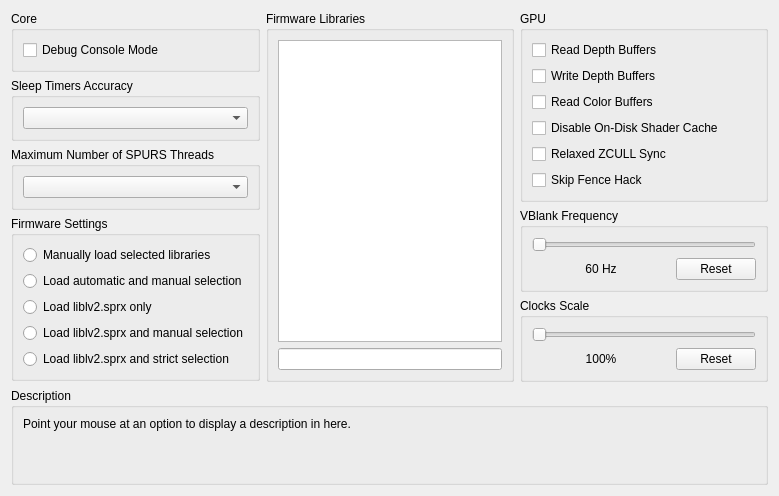
     <widget class="QWidget" name="advancedTab">
      <attribute name="title">
       <string>Advanced</string>
      </attribute>
      <layout class="QVBoxLayout" name="verticalLayout_83">
       <item>
        <layout class="QHBoxLayout" name="horizontalLayout_28" stretch="1,1,1">
         <item>
          <layout class="QVBoxLayout" name="verticalLayout_89">
           <item>
            <widget class="QGroupBox" name="gb_advanced_core">
             <property name="sizePolicy">
              <sizepolicy hsizetype="Preferred" vsizetype="Minimum">
               <horstretch>0</horstretch>
               <verstretch>0</verstretch>
              </sizepolicy>
             </property>
             <property name="title">
              <string>Core</string>
             </property>
             <layout class="QVBoxLayout" name="VerticalLayout_91">
              <item>
               <widget class="QCheckBox" name="debugConsoleMode">
                <property name="text">
                 <string>Debug Console Mode</string>
                </property>
               </widget>
              </item>
             </layout>
            </widget>
           </item>
           <item>
            <widget class="QGroupBox" name="gb_sleep_timers_accuracy">
             <property name="sizePolicy">
              <sizepolicy hsizetype="Preferred" vsizetype="Minimum">
               <horstretch>0</horstretch>
               <verstretch>0</verstretch>
              </sizepolicy>
             </property>
             <property name="title">
              <string>Sleep Timers Accuracy</string>
             </property>
             <layout class="QVBoxLayout" name="verticalLayout_85">
              <item>
               <widget class="QComboBox" name="sleepTimersAccuracy"/>
              </item>
             </layout>
            </widget>
           </item>
           <item>
            <widget class="QGroupBox" name="gb_max_spurs_threads">
             <property name="sizePolicy">
              <sizepolicy hsizetype="Preferred" vsizetype="Minimum">
               <horstretch>0</horstretch>
               <verstretch>0</verstretch>
              </sizepolicy>
             </property>
             <property name="title">
              <string>Maximum Number of SPURS Threads</string>
             </property>
             <layout class="QVBoxLayout" name="verticalLayout_82">
              <item>
               <widget class="QComboBox" name="maxSPURSThreads"/>
              </item>
             </layout>
            </widget>
           </item>
           <item>
            <widget class="QGroupBox" name="lib_settings">
             <property name="sizePolicy">
              <sizepolicy hsizetype="Preferred" vsizetype="Preferred">
               <horstretch>0</horstretch>
               <verstretch>0</verstretch>
              </sizepolicy>
             </property>
             <property name="title">
              <string>Firmware Settings</string>
             </property>
             <layout class="QVBoxLayout" name="verticalLayout">
              <item>
               <widget class="QRadioButton" name="lib_manu">
                <property name="sizePolicy">
                 <sizepolicy hsizetype="Expanding" vsizetype="Preferred">
                  <horstretch>0</horstretch>
                  <verstretch>0</verstretch>
                 </sizepolicy>
                </property>
                <property name="text">
                 <string>Manually load selected libraries</string>
                </property>
               </widget>
              </item>
              <item>
               <widget class="QRadioButton" name="lib_both">
                <property name="sizePolicy">
                 <sizepolicy hsizetype="Expanding" vsizetype="Preferred">
                  <horstretch>0</horstretch>
                  <verstretch>0</verstretch>
                 </sizepolicy>
                </property>
                <property name="text">
                 <string>Load automatic and manual selection</string>
                </property>
               </widget>
              </item>
              <item>
               <widget class="QRadioButton" name="lib_lv2">
                <property name="sizePolicy">
                 <sizepolicy hsizetype="Expanding" vsizetype="Preferred">
                  <horstretch>0</horstretch>
                  <verstretch>0</verstretch>
                 </sizepolicy>
                </property>
                <property name="text">
                 <string>Load liblv2.sprx only</string>
                </property>
               </widget>
              </item>
              <item>
               <widget class="QRadioButton" name="lib_lv2b">
                <property name="sizePolicy">
                 <sizepolicy hsizetype="Expanding" vsizetype="Preferred">
                  <horstretch>0</horstretch>
                  <verstretch>0</verstretch>
                 </sizepolicy>
                </property>
                <property name="text">
                 <string>Load liblv2.sprx and manual selection</string>
                </property>
               </widget>
              </item>
              <item>
               <widget class="QRadioButton" name="lib_lv2l">
                <property name="sizePolicy">
                 <sizepolicy hsizetype="Expanding" vsizetype="Preferred">
                  <horstretch>0</horstretch>
                  <verstretch>0</verstretch>
                 </sizepolicy>
                </property>
                <property name="text">
                 <string>Load liblv2.sprx and strict selection</string>
                </property>
               </widget>
              </item>
             </layout>
            </widget>
           </item>
           <item>
            <spacer name="verticalSpacer_23">
             <property name="orientation">
              <enum>Qt::Vertical</enum>
             </property>
             <property name="sizeHint" stdset="0">
              <size>
               <width>0</width>
               <height>0</height>
              </size>
             </property>
            </spacer>
           </item>
          </layout>
         </item>
         <item>
          <layout class="QVBoxLayout" name="VerticalLayout_87">
           <item>
            <widget class="QGroupBox" name="gb_libs">
             <property name="sizePolicy">
              <sizepolicy hsizetype="Preferred" vsizetype="Preferred">
               <horstretch>0</horstretch>
               <verstretch>0</verstretch>
              </sizepolicy>
             </property>
             <property name="title">
              <string>Firmware Libraries</string>
             </property>
             <layout class="QVBoxLayout" name="verticalLayout_12">
              <item>
               <widget class="QListWidget" name="lleList">
                <property name="sizePolicy">
                 <sizepolicy hsizetype="Preferred" vsizetype="Preferred">
                  <horstretch>0</horstretch>
                  <verstretch>0</verstretch>
                 </sizepolicy>
                </property>
                <property name="selectionMode">
                 <enum>QAbstractItemView::ExtendedSelection</enum>
                </property>
                <property name="viewMode">
                 <enum>QListView::ListMode</enum>
                </property>
               </widget>
              </item>
              <item>
               <widget class="QLineEdit" name="searchBox">
                <property name="sizePolicy">
                 <sizepolicy hsizetype="Preferred" vsizetype="Fixed">
                  <horstretch>0</horstretch>
                  <verstretch>0</verstretch>
                 </sizepolicy>
                </property>
               </widget>
              </item>
             </layout>
            </widget>
           </item>
          </layout>
         </item>
         <item>
          <layout class="QVBoxLayout" name="VerticalLayout_88">
           <item>
            <widget class="QGroupBox" name="gb_advanced_gpu">
             <property name="sizePolicy">
              <sizepolicy hsizetype="Preferred" vsizetype="Minimum">
               <horstretch>0</horstretch>
               <verstretch>0</verstretch>
              </sizepolicy>
             </property>
             <property name="title">
              <string>GPU</string>
             </property>
             <layout class="QVBoxLayout" name="VerticalLayout_90">
              <item>
               <widget class="QCheckBox" name="readDepth">
                <property name="text">
                 <string>Read Depth Buffers</string>
                </property>
               </widget>
              </item>
              <item>
               <widget class="QCheckBox" name="dumpDepth">
                <property name="text">
                 <string>Write Depth Buffers</string>
                </property>
               </widget>
              </item>
              <item>
               <widget class="QCheckBox" name="readColor">
                <property name="text">
                 <string>Read Color Buffers</string>
                </property>
               </widget>
              </item>
              <item>
               <widget class="QCheckBox" name="disableOnDiskShaderCache">
                <property name="text">
                 <string>Disable On-Disk Shader Cache</string>
                </property>
               </widget>
              </item>
              <item>
               <widget class="QCheckBox" name="relaxedZCULL">
                <property name="text">
                 <string>Relaxed ZCULL Sync</string>
                </property>
               </widget>
              </item>
              <item>
               <widget class="QCheckBox" name="skipfenceHack">
                <property name="text">
                 <string>Skip Fence Hack</string>
                </property>
               </widget>
              </item>
             </layout>
            </widget>
           </item>
           <item>
            <widget class="QGroupBox" name="gb_vblank">
             <property name="sizePolicy">
              <sizepolicy hsizetype="Preferred" vsizetype="Minimum">
               <horstretch>0</horstretch>
               <verstretch>0</verstretch>
              </sizepolicy>
             </property>
             <property name="title">
              <string>VBlank Frequency</string>
             </property>
             <layout class="QVBoxLayout" name="verticalLayout_86">
              <item>
               <widget class="QSlider" name="vblank">
                <property name="orientation">
                 <enum>Qt::Horizontal</enum>
                </property>
               </widget>
              </item>
              <item>
               <layout class="QHBoxLayout" name="horizontalLayout_30" stretch="1,0">
                <item>
                 <widget class="QLabel" name="vblankText">
                  <property name="text">
                   <string>60 Hz</string>
                  </property>
                  <property name="alignment">
                   <set>Qt::AlignCenter</set>
                  </property>
                 </widget>
                </item>
                <item>
                 <widget class="QPushButton" name="vblankReset">
                  <property name="text">
                   <string>Reset</string>
                  </property>
                 </widget>
                </item>
               </layout>
              </item>
             </layout>
            </widget>
           </item>
           <item>
            <widget class="QGroupBox" name="gb_clockScale">
             <property name="sizePolicy">
              <sizepolicy hsizetype="Preferred" vsizetype="Minimum">
               <horstretch>0</horstretch>
               <verstretch>0</verstretch>
              </sizepolicy>
             </property>
             <property name="title">
              <string>Clocks Scale</string>
             </property>
             <layout class="QVBoxLayout" name="verticalLayout_87">
              <item>
               <widget class="QSlider" name="clockScale">
                <property name="orientation">
                 <enum>Qt::Horizontal</enum>
                </property>
               </widget>
              </item>
              <item>
               <layout class="QHBoxLayout" name="horizontalLayout_29" stretch="1,0">
                <item>
                 <widget class="QLabel" name="clockScaleText">
                  <property name="text">
                   <string>100%</string>
                  </property>
                  <property name="alignment">
                   <set>Qt::AlignCenter</set>
                  </property>
                 </widget>
                </item>
                <item>
                 <widget class="QPushButton" name="clockScaleReset">
                  <property name="text">
                   <string>Reset</string>
                  </property>
                 </widget>
                </item>
               </layout>
              </item>
             </layout>
            </widget>
           </item>
           <item>
            <spacer name="verticalSpacer_22">
             <property name="orientation">
              <enum>Qt::Vertical</enum>
             </property>
             <property name="sizeHint" stdset="0">
              <size>
               <width>0</width>
               <height>0</height>
              </size>
             </property>
            </spacer>
           </item>
          </layout>
         </item>
        </layout>
       </item>
       <item>
        <spacer name="verticalSpacer_20">
         <property name="orientation">
          <enum>Qt::Vertical</enum>
         </property>
         <property name="sizeHint" stdset="0">
          <size>
           <width>0</width>
           <height>0</height>
          </size>
         </property>
        </spacer>
       </item>
       <item>
        <widget class="QGroupBox" name="groupBox_65">
         <property name="title">
          <string>Description</string>
         </property>
         <layout class="QVBoxLayout" name="verticalLayout_84">
          <item>
           <widget class="QLabel" name="description_advanced">
            <property name="text">
             <string>Point your mouse at an option to display a description in here.


             </string>
            </property>
            <property name="textFormat">
             <enum>Qt::PlainText</enum>
            </property>
            <property name="alignment">
             <set>Qt::AlignLeading|Qt::AlignLeft|Qt::AlignTop</set>
            </property>
            <property name="wordWrap">
             <bool>true</bool>
            </property>
           </widget>
          </item>
         </layout>
        </widget>
       </item>
      </layout>
     </widget>
